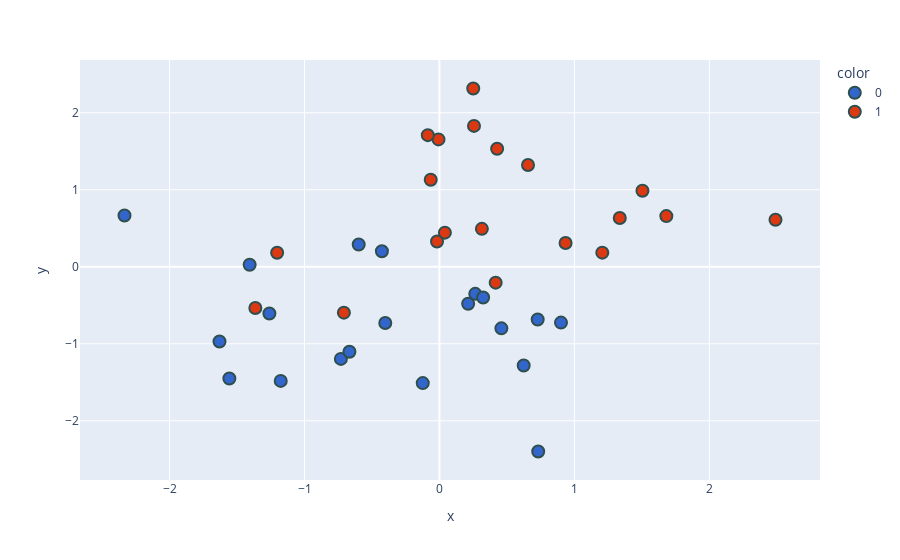

Source (notebook cell):
### Code cell
new_df['target'] = new_df['target'].astype('str')
fig = px.scatter(x=new_df['PC1'],
                 y=new_df['PC2'],
                 color=new_df['target'],
                 color_discrete_sequence=px.colors.qualitative.G10
                )

fig.update_traces(marker=dict(size=12,
                              line=dict(width=2,
                                        color='DarkSlateGrey')),
                  selector=dict(mode='markers'))

### Figure 1 — Plotly figure (JSON) as saved in the notebook; plotly's stock layout.template omitted (floating-point values rounded to 4 significant figures)
{"data": [{"hovertemplate": "color=0<br>x=%{x}<br>y=%{y}<extra></extra>", "legendgroup": "0", "marker": {"color": "#3366CC", "line": {"color": "DarkSlateGrey", "width": 2}, "size": 12, "symbol": "circle"}, "mode": "markers", "name": "0", "orientation": "v", "showlegend": true, "type": "scatter", "x": [-0.7303, -1.406, -1.557, -0.6669, -1.176, 0.2653, -2.334, 0.9008, -1.63, -0.4264, -0.4014, -0.1237, 0.2127, 0.459, -0.5984, -1.26, 0.728, 0.3236, 0.6243, 0.7319], "xaxis": "x", "y": [-1.196, 0.02574, -1.45, -1.104, -1.481, -0.3515, 0.6669, -0.7246, -0.971, 0.2016, -0.7294, -1.51, -0.4796, -0.7996, 0.2891, -0.6061, -0.6849, -0.3993, -1.281, -2.398], "yaxis": "y"}, {"hovertemplate": "color=1<br>x=%{x}<br>y=%{y}<extra></extra>", "legendgroup": "1", "marker": {"color": "#DC3912", "line": {"color": "DarkSlateGrey", "width": 2}, "size": 12, "symbol": "circle"}, "mode": "markers", "name": "1", "orientation": "v", "showlegend": true, "type": "scatter", "x": [0.2504, -0.01792, 0.6563, 0.3145, -0.007075, -0.7081, 1.336, -0.08628, 2.49, -1.203, 0.04036, 0.9346, -1.364, 0.256, 0.4167, 1.681, -0.06466, 1.504, 0.4275, 1.207], "xaxis": "x", "y": [2.315, 0.3284, 1.322, 0.4927, 1.654, -0.5957, 0.6337, 1.709, 0.6105, 0.1826, 0.4431, 0.3096, -0.5356, 1.83, -0.2062, 0.6583, 1.13, 0.9872, 1.533, 0.1835], "yaxis": "y"}], "layout": {"legend": {"title": {"text": "color"}, "tracegroupgap": 0}, "margin": {"t": 60}, "xaxis": {"anchor": "y", "domain": [0, 1], "title": {"text": "x"}}, "yaxis": {"anchor": "x", "domain": [0, 1], "title": {"text": "y"}}}}
